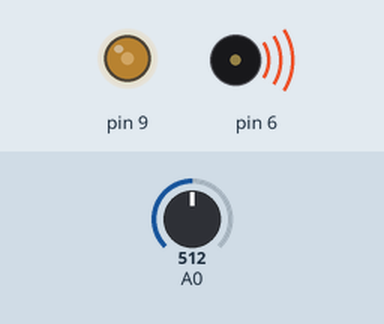
Simulated run of this sketch. Board: Arduino Uno, built with avr-gcc and run on an emulated ATmega328P. Shown: output pins drawn as LEDs (lit = HIGH), buzzer (waves = sounding). Inputs (shaded band) come from the test bench; at power-on: A0 = 512.

Above: at 1.2 s.
1.3 s: A0 set to 716
At 2.2 s:
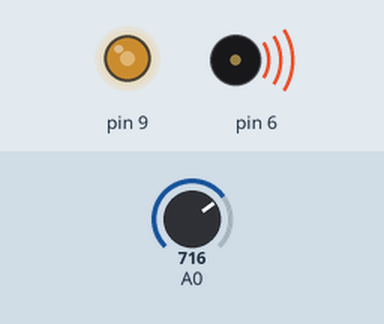
2.8 s: A0 set to 1023
At 3.3 s:
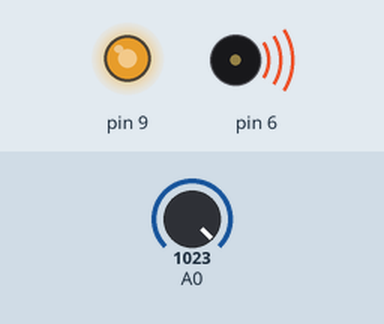
4.3 s: A0 set to 306
At 5.5 s:
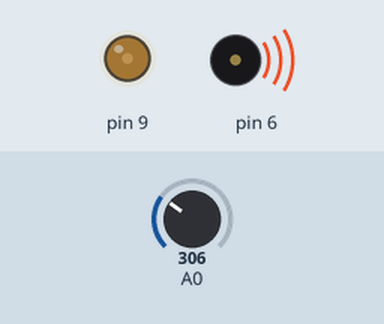
5.8 s: A0 set to 0
At 6.9 s:
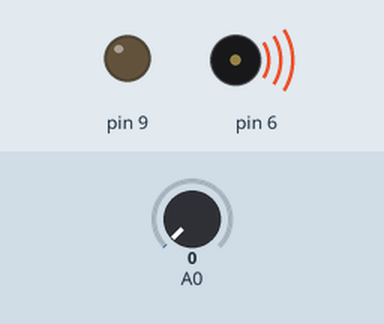
Timing chart, 0 to 8.3 s (numbered marks = the images above; inputs shaded):
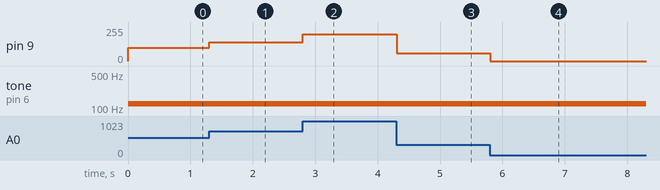

Measured:
- after the input at 1.3 s, pin 9: 100/255 → 139/255 at once
- after the input at 2.8 s, pin 9: 139/255 → 200/255 at once
- after the input at 4.3 s, pin 9: 200/255 → 59/255 at once
- after the input at 5.8 s, pin 9: 59/255 → 0/255 at once

The sketch:

motor_speed_controller1.ino
```cpp
// C++ code
//
int motorSpeed = 0;

int speakerVolume = 0;

void setup()
{
  pinMode(A0, INPUT);
  pinMode(9, OUTPUT);
  pinMode(6, OUTPUT);
}


void loop()
{
  motorSpeed = map(analogRead(A0), 0, 1023, 0, 200);
  analogWrite(9, motorSpeed);
  speakerVolume = map(speakerVolume, 0, 1023, 0, 60);
  tone(6, 440 * pow(2.0, (constrain(int(speakerVolume), 35, 127) - 57) / 12.0), 1000);
  delay(10); // Delay a little bit to improve simulation performance
}
```
